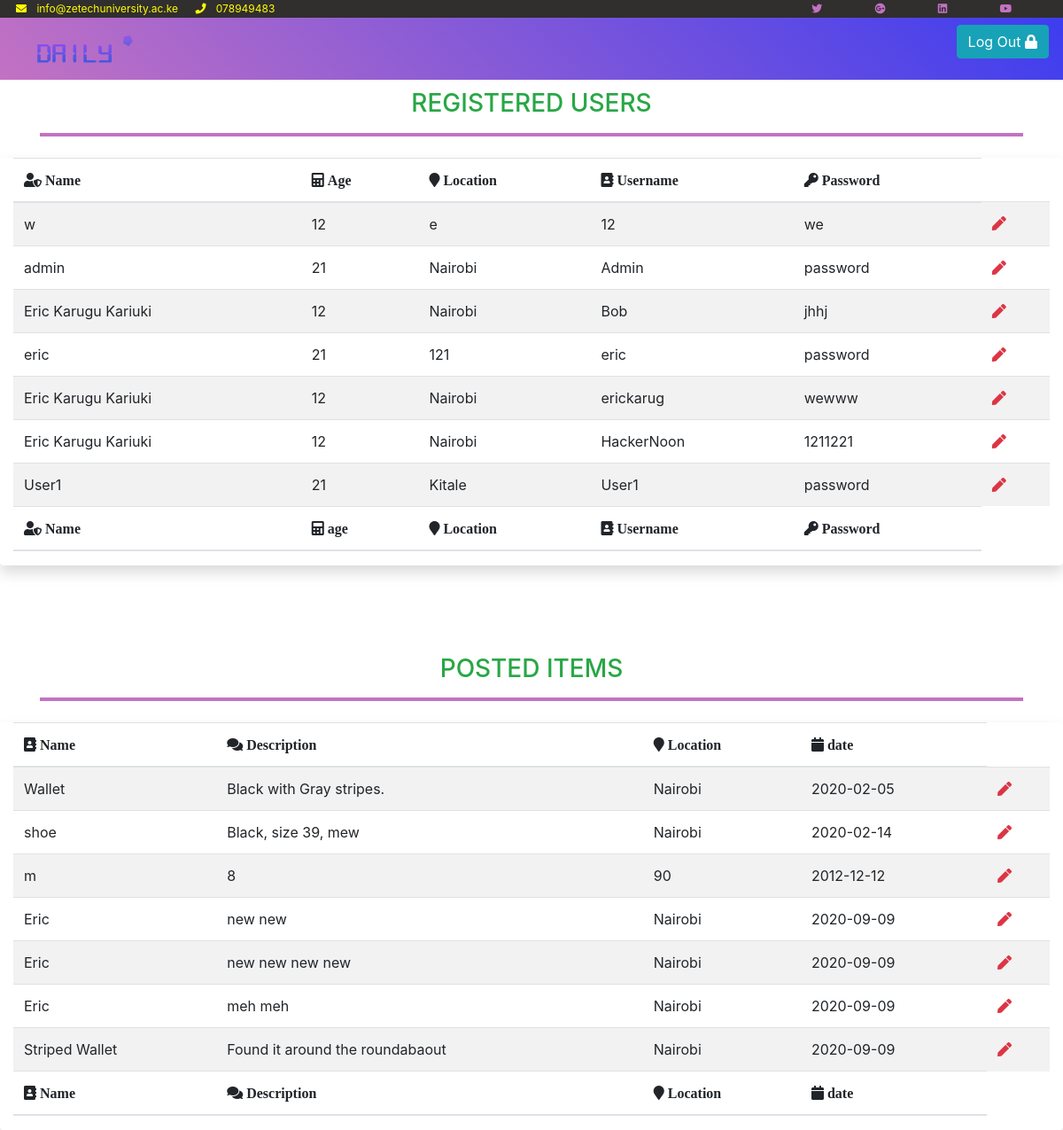
The page /admin/adpanel.php on the database its author committed.
### tables this page shows
CREATE TABLE `applications` (
  `name` varchar(20) NOT NULL,
  `age` int(3) NOT NULL,
  `location` varchar(20) NOT NULL,
  `idnumber` int(10) NOT NULL,
  `username` varchar(20) NOT NULL,
  `password` varchar(10) NOT NULL
);

CREATE TABLE `lostitems` (
  `name` varchar(15) NOT NULL,
  `description` text NOT NULL,
  `location` varchar(20) NOT NULL,
  `date` date NOT NULL DEFAULT current_timestamp()
);

### admin/adpanel.php (the view, shortened to what this page needs)
<!DOCTYPE html>
<html>
    <head>
        <link rel="stylesheet" href="../assets/css/all.min.css">
        <link href="../assets/css/bootstrap.min.css" rel="stylesheet">
        <link href="../assets/css/main.css" rel="stylesheet">
    </head>
    <body>
            <header class="header-top fixed-top">
                <div class="row">
                        <div class="col-lg-6 col-md-6 col-sm-12">
                            <i class="fa fa-envelope mr-2"></i>
                            <span>info@zetechuniversity.ac.ke</span>
                            <i class="fa fa-phone mr-2 ml-3"></i>
                            <span>078949483</span>
                        </div>
                        <div class="col-lg-6 col-md-6 col-sm-12 social-links ml-auto">
                            <ul>
                                <li class=""><a class="" href="#"><span class="fab fa-twitter"></span></a></li>
                                <li class=""><a class="" href="#"><span class="fab fa-google-plus"></span></a></li>
                                <li class=""><a class="" href="#"><span class="fab fa-linkedin"></span></a></li>
                                <li class=""><a class="" href="#"><span class="fab fa-youtube"></span></a></li>
                            </ul>
                        </div>
                </div>
            </header>
            <section id="main-menu">
            <nav class="navbar navbar-expand-lg navbar-light bg-dark text-success fixed-top">
                        <img class="navbar-brand" src="../assets/img/logo.png" alt="logo">
                        <div class="content ml-auto">
                            <ul>
                                <a href="../logout.php"><button class="btn btn-info">Log Out <i class="fa fa-lock"></i></button></a>
                            </ul>
                        </div>
                </nav>
            </section>
            <section id="users-section">
                <div class="container text-center">
                    <div class="">
                        <h3 class="text-success">REGISTERED USERS</h3>
                    </div>
                    <div><hr class=""></div>
                </div>
                <div class="container-fluid mt-4">
                    <div class="row">
                            <div class="col-12 mx-auto rounded shadow">
                                <div class="table-responsive">
                                    <table class="table table-striped table-hover">
                                        <thead>
                                            <tr>
                                                <th scope="col" class=""><i class="fa fa-user-shield"> Name</th>
                                                <th scope="col" class=""><i class="fa fa-calculator"> Age</th>
                                                <th scope="col" class=""><i class="fa fa-map-marker"> Location</th>
                                                <th scope="col" class=""><i class="fa fa-address-book"> Username</th>
                                                <th scope="col" class=""><i class="fa fa-key"> Password</th>
                                            </tr>
                                        </thead>
                                        <tbody>
                                        <?php
                                            require '../conn.php';
                                            $qeury = "SELECT * FROM applications";
                                            $run=mysqli_query($con, $qeury);
                                            while($row=mysqli_fetch_array($run))
                                            {
                                            $name=$row['name'];
                                            $age=$row['age'];
                                            $location=$row['location'];
                                            $username=$row['username'];
                                            $password=$row['password'];
                                        ?>  <tr>
                                                <td scope="col" class=""><?php echo $name;?> </td>
                                                <td scope="col" class=""><?php echo $age;?> </td>
                                                <td scope="col" class=""><?php echo $location;?> </td>
                                                <td scope="col" class=""><?php echo $username;?> </td>
                                                <td scope="col" class=""><?php echo $password;?> </td>
                                                <td scope="col" class=""><a href="#"><i class="fa fa-pen text-danger"></i></a></td>
                                            </tr>
                                            <?php } ?>
                                        </tbody>
                                        <thead>
                                            <tr>
                                                <th scope="col" class=""><i class="fa fa-user-shield"> Name</th>
                                                <th scope="col" class=""><i class="fa fa-calculator"> age</th>
                                                <th scope="col" class=""><i class="fa fa-map-marker"> Location</th>
                                                <th scope="col" class=""><i class="fa fa-address-book"> Username</th>
                                                <th scope="col" class=""><i class="fa fa-key"> Password</th>
                                            </tr>
                                        </thead>
                                    </table>
                                </div>
                            </div>
                        </div>
                    </div>
            </section>
            <section id="items-section">
                <div class="container text-center">
                    <div class="">
                        <h3 class="text-success">POSTED ITEMS</h3>
                    </div>
                    <div><hr class=""></div>
                </div>
                <div class="container-fluid mt-4">
                    <div class="row">
                            <div class="col-12 mx-auto rounded shadow">
                                <div class="table-responsive">
                                    <table class="table table-striped table-hover">
                                        <thead>
                                            <tr>
                                                <th scope="col" class=""><i class="fa fa-address-book"> Name</th>
                                                <th scope="col" class=""><i class="fa fa-comments"> Description</th>
                                                <th scope="col" class=""><i class="fa fa-map-marker"> Location</th>
                                                <th scope="col" class=""><i class="fa fa-calendar"> date</th>
                                            </tr>
                                        </thead>
                                        <tbody>
                                        <?php
                                            require '../conn.php';
                                            $qeury = "SELECT * FROM lostitems";
                                            $run=mysqli_query($con, $qeury);
                                            while($row=mysqli_fetch_array($run))
                                            {
                                            $name=$row['name'];
                                            $description=$row['description'];
                                            $location=$row['location'];
                                            $date=$row['date'];
                                        ?>  <tr>
                                                <td scope="col" class=""><?php echo $name;?> </td>
                                                <td scope="col" class=""><?php echo $description;?> </td>
                                                <td scope="col" class=""><?php echo $location;?> </td>
                                                <td scope="col" class=""><?php echo $date;?> </td>
                                                <td scope="col" class=""><a href="#"><i class="fa fa-pen text-danger"></i></a></td>
                                            </tr>
                                            <?php } ?>
                                        </tbody>
                                        <thead>
                                            <tr>
                                                <th scope="col" class=""><i class="fa fa-address-book"> Name</th>
                                                <th scope="col" class=""><i class="fa fa-comments"> Description</th>
                                                <th scope="col" class=""><i class="fa fa-map-marker"> Location</th>
                                                <th scope="col" class=""><i class="fa fa-calendar"> date</th>
                                            </tr>
                                        </thead>
                                        </table>
                                </div>
                            </div>
                        </div>
                    </div>
            </section>
    </body>
</html>

### assets/css/main.css (style rules this page uses)
*,html,body { margin: 0; padding: 0; }
.header-top .row { text-decoration: none; padding: 0.1em 1.5em; background: #312e2e; color: yellow; font-size: 12px; }
.header-top .social-links ul { float: right; }
.header-top .social-links ul li { display: inline-block; list-style: none; margin-right: 1.5rem; }
.header-top .social-links ul li a { padding: .5rem 1rem; text-decoration: none; color: #c372c3; }
#main-menu .navbar { background: linear-gradient(45deg, #c372c3, #3d3def); margin-top: 20px; }

### admin/adpanel.php (style rules this page uses)
#users-section, #items-section { margin-top: 100px; }
hr { border: 2px solid #c372c3; }

### rows shown on the page
applications: name "w", age "12", location "e", username "12", password "we"
applications: name "admin", age "21", location "Nairobi", username "Admin", password "password"
applications: name "Eric Karugu Kariuki", age "12", location "Nairobi", username "Bob", password "jhhj"
applications: name "eric", age "21", location "121", username "eric", password "password"
applications: name "Eric Karugu Kariuki", age "12", location "Nairobi", username "erickarug", password "wewww"
applications: name "Eric Karugu Kariuki", age "12", location "Nairobi", username "HackerNoon", password "1211221"
applications: name "User1", age "21", location "Kitale", username "User1", password "password"
lostitems: name "Wallet", description "Black with Gray stripes.", location "Nairobi", date "2020-02-05"
lostitems: name "shoe", description "Black, size 39, mew", location "Nairobi", date "2020-02-14"
lostitems: name "m", description "8", location "90", date "2012-12-12"
lostitems: name "Eric", description "new new", location "Nairobi", date "2020-09-09"
lostitems: name "Eric", description "new new new new", location "Nairobi", date "2020-09-09"
lostitems: name "Eric", description "meh meh", location "Nairobi", date "2020-09-09"
lostitems: name "Striped Wallet", description "Found it around the roundabaout", location "Nairobi", date "2020-09-09"
